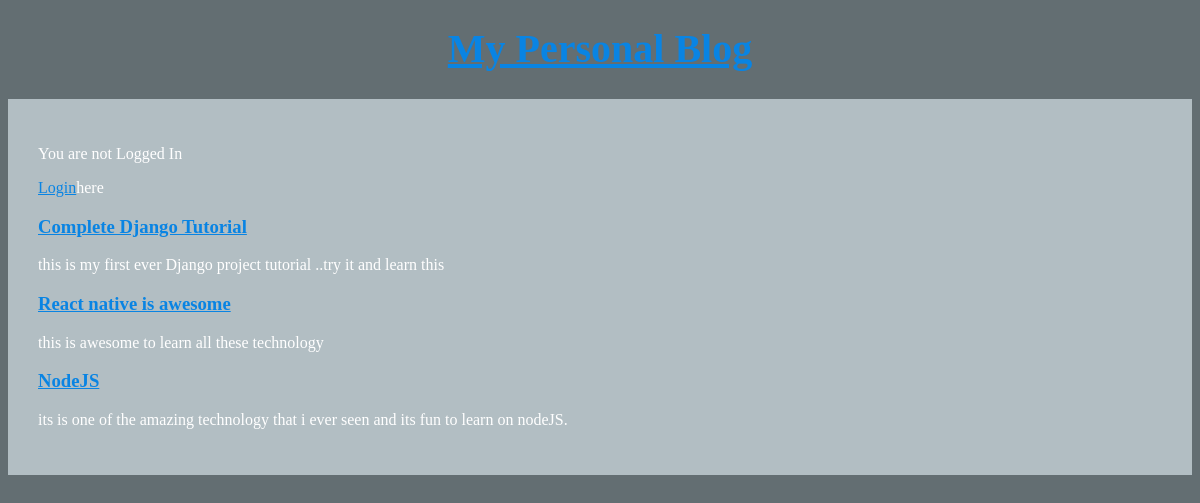
The page / on the database its author committed.
### article/models.py (models this page shows, shortened)
class Article(models.Model):
    author=models.ForeignKey(
        'auth.User',
        on_delete=models.CASCADE,
    )
    title=models.CharField(max_length=30)
    text=models.TextField()

### article/views.py (the view)
# urls.py: path('',views.ArticleListView.as_view(),name='home'),
class ArticleListView(ListView):
    model=Article
    template_name='home.html'

### templates/home.html
{% extends 'base.html' %}
{% block content %}
{% for art in object_list %}
<div class="article">
    <h3><a href="{% url 'article_page' art.pk %}">{{ art.title }}</a></h3>
    <p>{{art.text}}</p>
</div>
{% endfor %}
{% endblock content %}

### templates/base.html (shortened to what this page needs)
{% load staticfiles %}
<!DOCTYPE html>
<html lang="en">
<head>
    <link rel="stylesheet" href="{% static 'CSS/basestyles.css' %}">
</head>
<body>
<header>
    <h1><a href="">My Personal Blog</a></h1>
</header>
<div class="container">
    {% if user.is_authenticated %}
    <p>You are Logged In</p>
    <p>Heyy there:{{user.username}},Howdy</p>
    <p>Please<a href="{% url 'logout' %}">Logged Out</a>here</p>
    {% else %}
    <p>You are not Logged In</p>
    <p><a href="{% url 'login' %}">Login</a>here</p>
    {% endif %}
     {% block content%}
    {% endblock %}
</div>
</body>
</html>

### static/CSS/basestyles.css (style rules this page uses)
body { background-color: #636e72; color: #FFF; }
h1 { font-size: 2.5rem; text-align: center; margin-top: 25px; }
a { color: #0984e3; }
.container { margin-top: 20px; background-color: #b2bec3; padding: 30px; }

### rows shown on the page
Article: title "Complete Django Tutorial", text "this is my first ever Django project tutorial ..try it and learn this"
Article: title "React native is awesome", text "this is awesome to learn all these technology"
Article: title "NodeJS", text "its is one of the amazing technology that i ever seen and its fun to learn on nodeJS."
